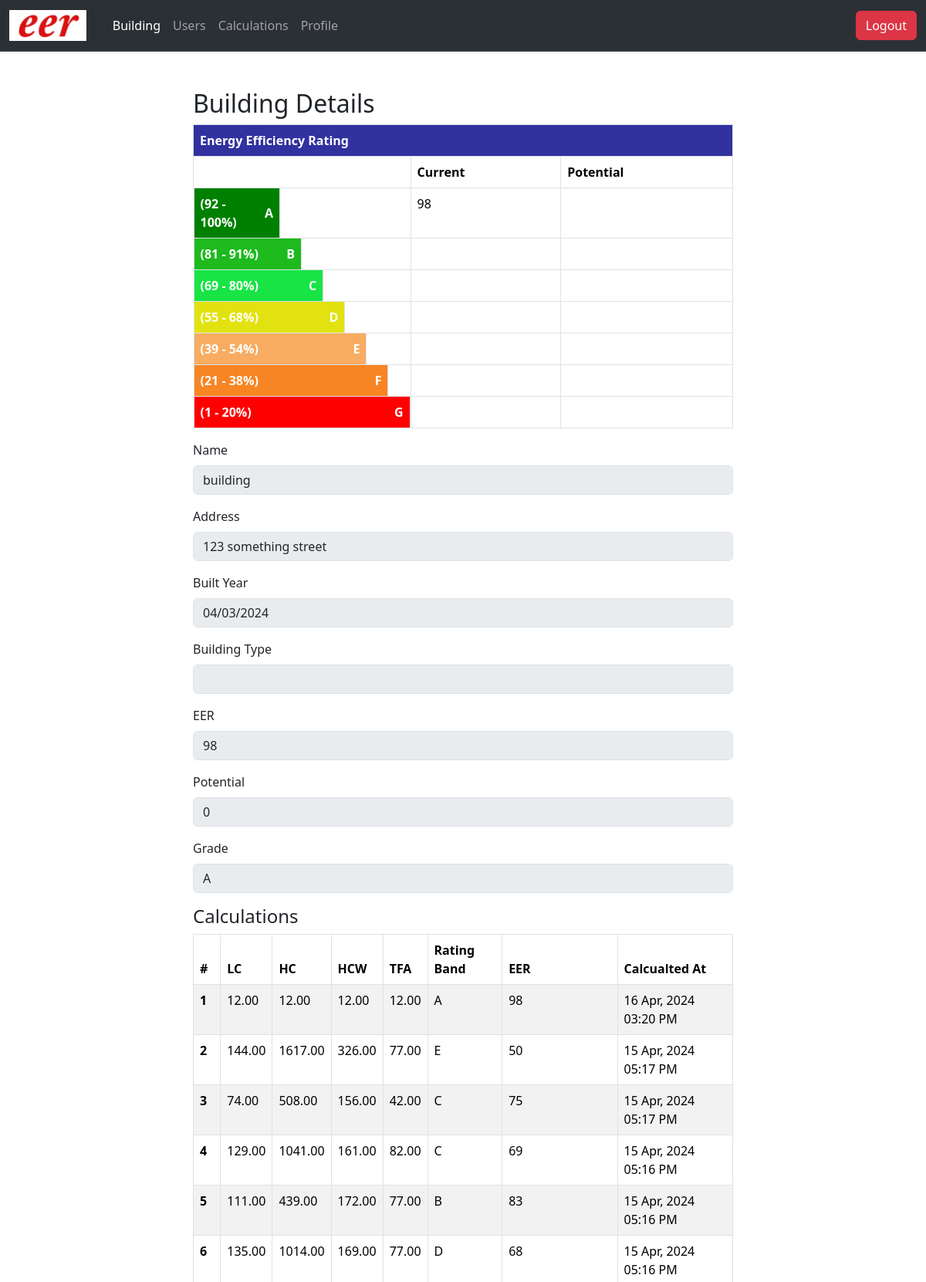
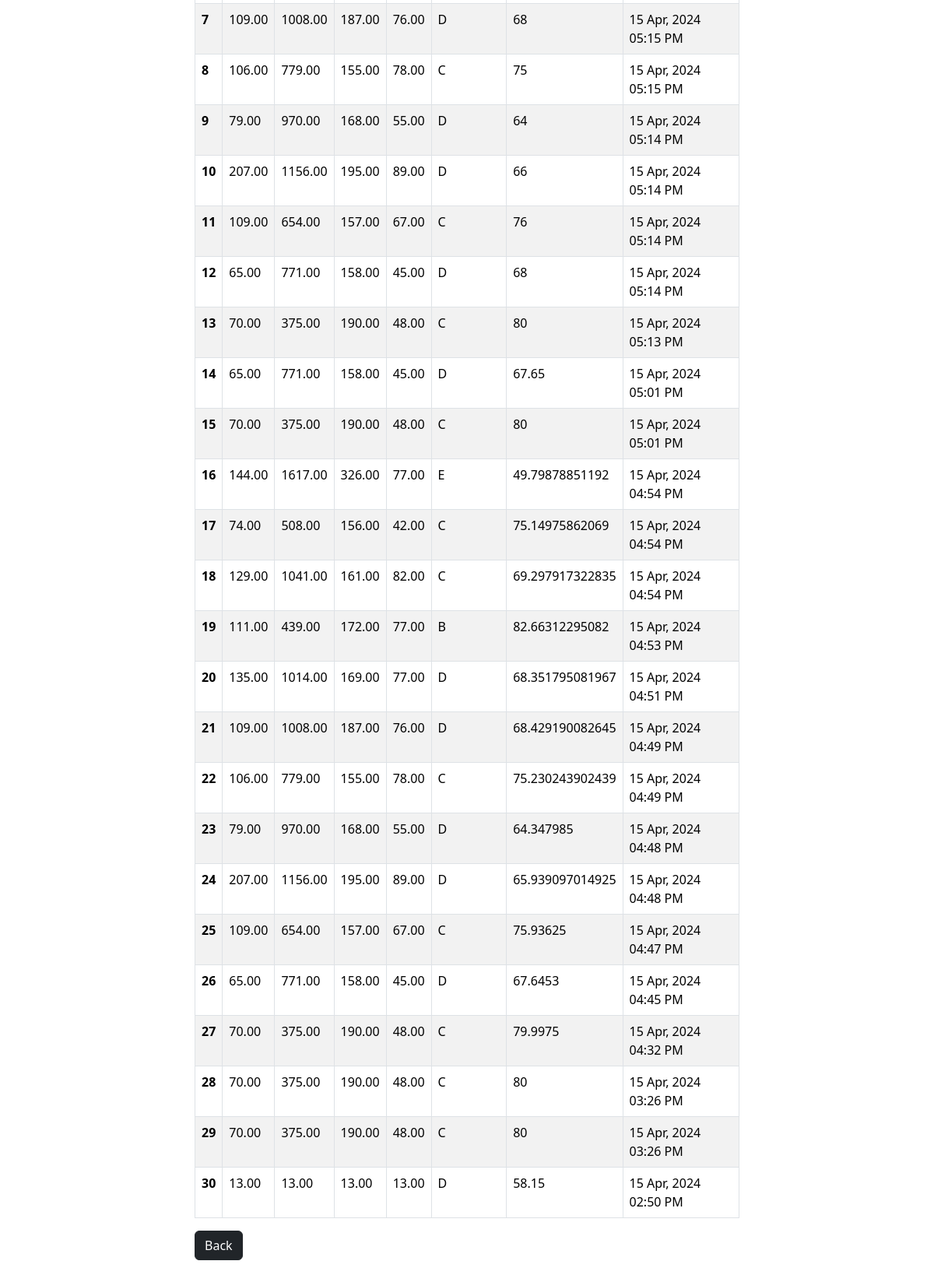
The app's page /landlord/view_building.php?id=13 (signed in) with its own data (2 pictures, top to bottom).
### tables this page shows
CREATE TABLE `building` (
  `id` int(11) NOT NULL,
  `user_id` int(11) DEFAULT NULL,
  `name` text DEFAULT NULL,
  `BuildingAddress` varchar(1000) DEFAULT NULL,
  `Building_Type` text DEFAULT NULL,
  `built_year` date DEFAULT NULL,
  `eer` text DEFAULT NULL,
  `potential` text DEFAULT NULL,
  `grade` text DEFAULT NULL,
  `created_at` datetime DEFAULT NULL
);

CREATE TABLE `calculations` (
  `id` int(11) NOT NULL,
  `user_id` int(11) DEFAULT NULL,
  `building_id` int(11) DEFAULT NULL,
  `lc` decimal(30,2) DEFAULT NULL,
  `hc` decimal(30,2) DEFAULT NULL,
  `hwc` decimal(30,2) DEFAULT NULL,
  `tfa` decimal(30,2) DEFAULT NULL,
  `rating_band` text DEFAULT NULL,
  `eer` text DEFAULT NULL,
  `created_at` datetime DEFAULT NULL
);

### landlord/view_building.php (the view, shortened to what this page needs)
<?php
include "../php/db.php";
  $id = $_GET['id'];
$user_id = $_SESSION['user_id'];
$calculations_data = mysqli_query($conn, "SELECT * FROM `building` WHERE `id`=$id");
$data = mysqli_fetch_assoc($calculations_data);
$building_id = $data['id'];
$calculations_data = mysqli_query($conn, "SELECT * FROM `calculations` WHERE `user_id`=$user_id AND `building_id`=$building_id order by id desc");
?>
<!doctype html>
<html lang="en">
  <head>
    <link href="https://cdn.jsdelivr.net/npm/bootstrap@5.3.3/dist/css/bootstrap.min.css" rel="stylesheet">
    <link rel="stylesheet" href="https://cdn.datatables.net/2.0.2/css/dataTables.dataTables.min.css">
</head>
<body>
    <?php include("header.php"); ?>
   <div style="max-width: 700px" class=" mx-auto mt-5">
    <div class="d-flex justify-content-between">
<div><h2>Building Details</h2></div>
    </div>
    <table class="table table-bordered mx-auto" style="max-width:700px;">
  <thead>
  <tr>
      <th scope="col" colspan="3" style="width:100%;background: #3131a0;color:white;">Energy Efficiency Rating</th>
    </tr>
    <tr>
      <th scope="col"></th>
      <th scope="col">Current</th>
      <th scope="col">Potential</th>
    </tr>
  </thead>
  <tbody>
  <tr>
      <th scope="row" class="d-flex justify-content-between align-items-center" style="width:40%;background: green;color:white;">
    <div>(92 - 100%)</div>
    <div>A</div>
    </th>
      <td><?php if(intval($data['eer']) >= 92 && intval($data['eer']) <= 100){ echo $data['eer']; } ?></td>
      <td><?php if(intval($data['potential']) >= 92 && intval($data['potential']) <= 100){ echo $data['potential']; } ?></td>
    </tr>
    <tr>
      <th scope="row" class="d-flex justify-content-between align-items-center" style="width:50%;background: #1eba1e;color:white;">
    <div>(81 - 91%)</div>
    <div>B</div>
    </th>
      <td><?php if(intval($data['eer']) >= 81 && intval($data['eer']) <= 91){ echo $data['eer']; } ?></td>
      <td><?php if(intval($data['potential']) >= 81 && intval($data['potential']) <= 91){ echo $data['potential']; } ?></td>
    </tr>
    <tr>
      <th scope="row" class="d-flex justify-content-between align-items-center" style="width:60%;background: #18e446;color:white;">
    <div>(69 - 80%)</div>
    <div>C</div>
    </th>
      <td><?php if(intval($data['eer']) >= 69 && intval($data['eer']) <= 80){ echo $data['eer']; } ?></td>
      <td><?php if(intval($data['potential']) >= 69 && intval($data['potential']) <= 80){ echo $data['potential']; } ?></td>
    </tr>
    <tr>
      <th scope="row" class="d-flex justify-content-between align-items-center" style="width:70%;background: #e2e210;color:white;">
    <div>(55 - 68%)</div>
    <div>D</div>
    </th>
    <td><?php if(intval($data['eer']) >= 55 && intval($data['eer']) <= 68){ echo $data['eer']; } ?></td>
    <td><?php if(intval($data['potential']) >= 55 && intval($data['potential']) <= 68){ echo $data['potential']; } ?></td>
    </tr>
    <tr>
      <th scope="row" class="d-flex justify-content-between align-items-center" style="width:80%;background: #f7ac61;color:white;">
    <div>(39 - 54%)</div>
    <div>E</div>
    </th>
      <td><?php if(intval($data['eer']) >= 39 && intval($data['eer']) <= 54){ echo $data['eer']; } ?></td>
      <td><?php if(intval($data['potential']) >= 39 && intval($data['potential']) <= 54){ echo $data['potential']; } ?></td>
    </tr><tr>
      <th scope="row" class="d-flex justify-content-between align-items-center" style="width:90%;background: #f78524;color:white;">
    <div>(21 - 38%)</div>
    <div>F</div>
    </th>
    <td><?php if(intval($data['eer']) >= 21 && intval($data['eer']) <= 38){ echo $data['eer']; } ?></td>
    <td><?php if(intval($data['potential']) >= 21 && intval($data['potential']) <= 38){ echo $data['potential']; } ?></td>
    </tr>
    <tr>
      <th scope="row" class="d-flex justify-content-between align-items-center" style="width:100%; background:red; color:white;">
    <div>(1 - 20%)</div>
    <div>G</div>
    </th>
      <td><?php if(intval($data['eer']) >= 1 && intval($data['eer']) <= 20){ echo $data['eer']; } ?></td>
      <td><?php if(intval($data['potential']) >= 1 && intval($data['potential']) <= 20){ echo $data['potential']; } ?></td>
    </tr>
  </tbody>
    </table>
    <form method="post">
    <div class="mb-3">
    <label for="name" class="form-label">Name</label>
    <input type="text" name="name" class="form-control" id="name" value="<?=$data['name']?>" readonly disabled>
  </div>
  <div class="mb-3">
    <label for="address" class="form-label">Address</label>
    <input type="text" name="BuildingAddress" class="form-control" id="BuildingAddress" value="<?=$data['BuildingAddress']?>" readonly disabled>
  </div>
  <div class="mb-3">
    <label for="built_year" class="form-label">Built Year</label>
    <input type="date" name="built_year" class="form-control" id="built_year"  value="<?=$data['built_year']?>" readonly disabled>
  </div>
  <div class="mb-3">
    <label for="Building_Type" class="form-label">Building Type</label>
    <input type="text" name="Building_Type" class="form-control" id="Building_Type"  value="<?=$data['Building_Type']?>" readonly disabled>
  </div>
  <div class="mb-3">
    <label for="eer" class="form-label">EER</label>
    <input type="text" name="eer" class="form-control" id="eer"  value="<?=$data['eer']?>" readonly disabled>
  </div>
  <div class="mb-3">
    <label for="potential" class="form-label">Potential</label>
    <input type="text" name="potential" class="form-control" id="potential"  value="<?=$data['potential']?>" readonly disabled>
  </div>
  <div class="mb-3">
    <label for="grade" class="form-label">Grade</label>
    <input type="text" name="grade" class="form-control" id="grade"  value="<?=$data['grade']?>" readonly disabled>
  </div>
  <?php if(mysqli_num_rows($calculations_data)>0){ ?>
    <div><h4>Calculations</h4></div>
    <table class="table table-bordered table-striped table-hover" id="myTable">
  <thead>
    <tr>
      <th scope="col">#</th>
      <th scope="col">LC</th>
      <th scope="col">HC</th>
      <th scope="col">HCW</th>
      <th scope="col">TFA</th>
      <th scope="col">Rating Band</th>
      <th scope="col">EER</th>
      <th scope="col">Calcualted At</th>
    </tr>
  </thead>
  <tbody>
    <?php if(mysqli_num_rows($calculations_data)>0){
      $sno = 0;
      while($fetch_rows = mysqli_fetch_assoc($calculations_data)){
        $sno++;
?>
    <tr>
      <th scope="row"><?=$sno?></th>
      <td><?=$fetch_rows['lc']?></td>
      <td><?=$fetch_rows['hc']?></td>
      <td><?=$fetch_rows['hwc']?></td>
      <td><?=$fetch_rows['tfa']?></td>
      <td><?=$fetch_rows['rating_band']?></td>
      <td><?=$fetch_rows['eer']?></td>
      <td><?=date('d M, Y h:i A', strtotime($fetch_rows['created_at']))?></td>
    </tr>
<?php
      }
    } ?>
  </tbody>
</table>
    <?php } ?>
    <div class="mb-5">
    <a href="index.php" class="btn btn-dark">Back</a>
  </div>
</form>
   </div>
   <?php include("footer.php"); ?>

### records on screen
building: eer "98", name "building", BuildingAddress "123 something street", built_year "04/03/2024", potential "0", grade "A"
calculations: lc "12.00", hc "12.00", hwc "12.00", tfa "12.00", rating_band "A", eer "98", created_at "16 Apr, 2024 03:20 PM"
calculations: lc "144.00", hc "1617.00", hwc "326.00", tfa "77.00", rating_band "E", eer "50", created_at "15 Apr, 2024 05:17 PM"
calculations: lc "74.00", hc "508.00", hwc "156.00", tfa "42.00", rating_band "C", eer "75", created_at "15 Apr, 2024 05:17 PM"
calculations: lc "129.00", hc "1041.00", hwc "161.00", tfa "82.00", rating_band "C", eer "69", created_at "15 Apr, 2024 05:16 PM"
calculations: lc "111.00", hc "439.00", hwc "172.00", tfa "77.00", rating_band "B", eer "83", created_at "15 Apr, 2024 05:16 PM"
calculations: lc "135.00", hc "1014.00", hwc "169.00", tfa "77.00", rating_band "D", eer "68", created_at "15 Apr, 2024 05:16 PM"
calculations: lc "109.00", hc "1008.00", hwc "187.00", tfa "76.00", rating_band "D", eer "68", created_at "15 Apr, 2024 05:15 PM"
calculations: lc "106.00", hc "779.00", hwc "155.00", tfa "78.00", rating_band "C", eer "75", created_at "15 Apr, 2024 05:15 PM"
calculations: lc "79.00", hc "970.00", hwc "168.00", tfa "55.00", rating_band "D", eer "64", created_at "15 Apr, 2024 05:14 PM"
calculations: lc "207.00", hc "1156.00", hwc "195.00", tfa "89.00", rating_band "D", eer "66", created_at "15 Apr, 2024 05:14 PM"
calculations: lc "109.00", hc "654.00", hwc "157.00", tfa "67.00", rating_band "C", eer "76", created_at "15 Apr, 2024 05:14 PM"
calculations: lc "65.00", hc "771.00", hwc "158.00", tfa "45.00", rating_band "D", eer "68", created_at "15 Apr, 2024 05:14 PM"
calculations: lc "70.00", hc "375.00", hwc "190.00", tfa "48.00", rating_band "C", eer "80", created_at "15 Apr, 2024 05:13 PM"
calculations: lc "65.00", hc "771.00", hwc "158.00", tfa "45.00", rating_band "D", eer "67.65", created_at "15 Apr, 2024 05:01 PM"
calculations: lc "70.00", hc "375.00", hwc "190.00", tfa "48.00", rating_band "C", eer "80", created_at "15 Apr, 2024 05:01 PM"
calculations: lc "144.00", hc "1617.00", hwc "326.00", tfa "77.00", rating_band "E", eer "49.79878851192", created_at "15 Apr, 2024 04:54 PM"
calculations: lc "74.00", hc "508.00", hwc "156.00", tfa "42.00", rating_band "C", eer "75.14975862069", created_at "15 Apr, 2024 04:54 PM"
calculations: lc "129.00", hc "1041.00", hwc "161.00", tfa "82.00", rating_band "C", eer "69.297917322835", created_at "15 Apr, 2024 04:54 PM"
calculations: lc "111.00", hc "439.00", hwc "172.00", tfa "77.00", rating_band "B", eer "82.66312295082", created_at "15 Apr, 2024 04:53 PM"
calculations: lc "135.00", hc "1014.00", hwc "169.00", tfa "77.00", rating_band "D", eer "68.351795081967", created_at "15 Apr, 2024 04:51 PM"
calculations: lc "109.00", hc "1008.00", hwc "187.00", tfa "76.00", rating_band "D", eer "68.429190082645", created_at "15 Apr, 2024 04:49 PM"
calculations: lc "106.00", hc "779.00", hwc "155.00", tfa "78.00", rating_band "C", eer "75.230243902439", created_at "15 Apr, 2024 04:49 PM"
calculations: lc "79.00", hc "970.00", hwc "168.00", tfa "55.00", rating_band "D", eer "64.347985", created_at "15 Apr, 2024 04:48 PM"
calculations: lc "207.00", hc "1156.00", hwc "195.00", tfa "89.00", rating_band "D", eer "65.939097014925", created_at "15 Apr, 2024 04:48 PM"
calculations: lc "109.00", hc "654.00", hwc "157.00", tfa "67.00", rating_band "C", eer "75.93625", created_at "15 Apr, 2024 04:47 PM"
calculations: lc "65.00", hc "771.00", hwc "158.00", tfa "45.00", rating_band "D", eer "67.6453", created_at "15 Apr, 2024 04:45 PM"
calculations: lc "70.00", hc "375.00", hwc "190.00", tfa "48.00", rating_band "C", eer "79.9975", created_at "15 Apr, 2024 04:32 PM"
calculations: lc "70.00", hc "375.00", hwc "190.00", tfa "48.00", rating_band "C", eer "80", created_at "15 Apr, 2024 03:26 PM"
calculations: lc "70.00", hc "375.00", hwc "190.00", tfa "48.00", rating_band "C", eer "80", created_at "15 Apr, 2024 03:26 PM"
calculations: lc "13.00", hc "13.00", hwc "13.00", tfa "13.00", rating_band "D", eer "58.15", created_at "15 Apr, 2024 02:50 PM"
